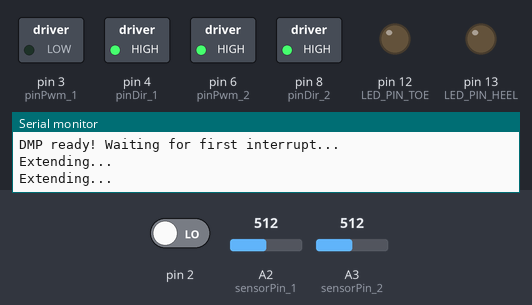
This sketch was run on a simulated Arduino Uno, built with avr-gcc and run on an emulated ATmega328P. On the bench: switched loads named in the sketch (green lamp = pin HIGH), output pins drawn as LEDs (lit = HIGH), the last lines printed to the serial monitor. Inputs (shaded band) come from the test bench; at power-on: A2 (sensorPin_1) = 512, A3 (sensorPin_2) = 512, pin 2 LOW. The sensor or clock chip raises its interrupt line as the real part does.

Above: at 1.7 s.
1.8 s: A2 (sensorPin_1) set to 87
At 3.3 s:
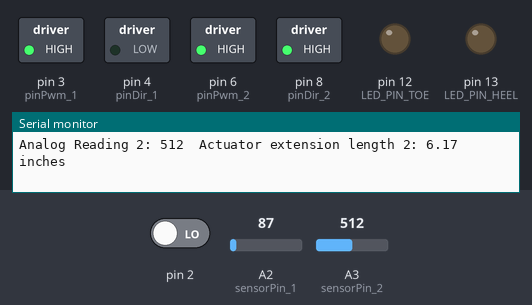
4.7 s: A2 (sensorPin_1) set to 75
At 6.5 s:
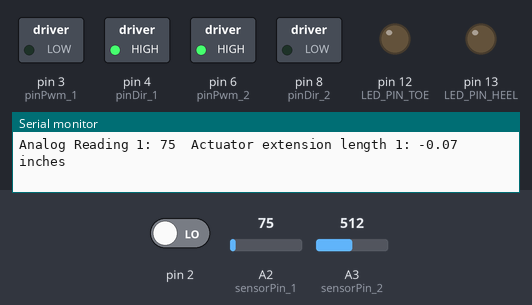
7.2 s: A3 (sensorPin_2) set to 86
10.2 s: A3 (sensorPin_2) set to 74
At 11.7 s:
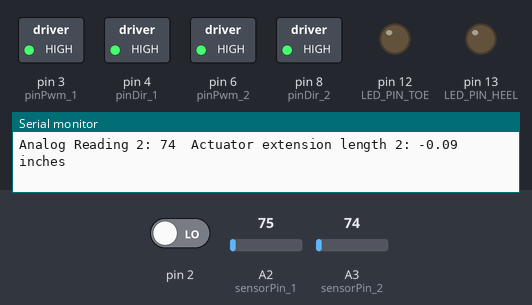
12.7 s: A2 (sensorPin_1) set to 108
14.2 s: A2 (sensorPin_1) set to 123
At 15.6 s:
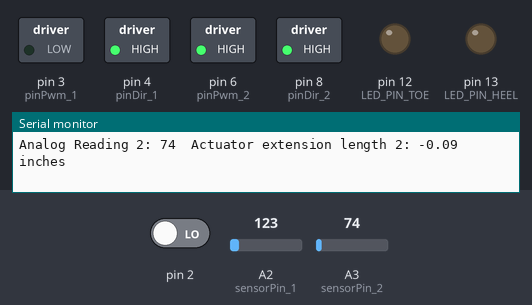
Timing chart, 0 to 17.2 s (numbered marks = the images above; inputs shaded):
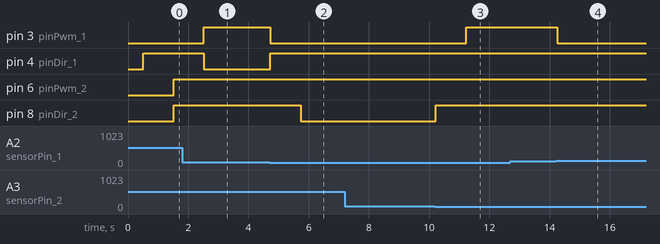

Measured:
- the behaviour switches between 81 and 80 on A2 (sensorPin_1) (found by bisection; images 1 and 2)
- the behaviour switches between 81 and 80 on A3 (sensorPin_2) (found by bisection; images 2 and 3)
- the behaviour switches between 114 and 115 on A2 (sensorPin_1) (found by bisection; images 3 and 4)
- after the input at 4.7 s, pin 3 (pinPwm_1): HIGH → LOW at once; pin 4 (pinDir_1): LOW → HIGH at once; pin 8 (pinDir_2): HIGH → LOW after 1.0 s
- after the input at 10.2 s, pin 3 (pinPwm_1): LOW → HIGH after 1.0 s; pin 8 (pinDir_2): LOW → HIGH at once
- after the input at 14.2 s, pin 3 (pinPwm_1): HIGH → LOW after 0.05 s

The sketch:

actuator_test2.ino
```cpp
// I2Cdev and MPU6050 must be installed as libraries, or else the .cpp/.h files
// for both classes must be in the include path of your project
#include "I2Cdev.h"

#include "MPU6050_6Axis_MotionApps20.h"
//#include "MPU6050.h" // not necessary if using MotionApps include file

// Arduino Wire library is required if I2Cdev I2CDEV_ARDUINO_WIRE implementation
// is used in I2Cdev.h
#if I2CDEV_IMPLEMENTATION == I2CDEV_ARDUINO_WIRE
    #include "Wire.h"
#endif

// class default I2C address is 0x68
// specific I2C addresses may be passed as a parameter here
// AD0 low = 0x68 (default for SparkFun breakout and InvenSense evaluation board)
// AD0 high = 0x69
MPU6050 mpu;
//MPU6050 mpu(0x69); // <-- use for AD0 high

/* =========================================================================
   NOTE: In addition to connection 3.3v, GND, SDA, and SCL, this sketch
   depends on the MPU-6050's INT pin being connected to the Arduino's
   external interrupt #0 pin. On the Arduino Uno and Mega 2560, this is
   digital I/O pin 2.
 * ========================================================================= */

/* =========================================================================
   NOTE: Arduino v1.0.1 with the Leonardo board generates a compile error
   when using Serial.write(buf, len). The Teapot output uses this method.
   The solution requires a modification to the Arduino USBAPI.h file, which
   is fortunately simple, but annoying. This will be fixed in the next IDE
   release. For more info, see these links:

   http://arduino.cc/forum/index.php/topic,109987.0.html
   http://code.google.com/p/arduino/issues/detail?id=958
 * ========================================================================= */


// uncomment "OUTPUT_READABLE_YAWPITCHROLL" if you want to see the yaw/
// pitch/roll angles (in degrees) calculated from the quaternions coming
// from the FIFO. Note this also requires gravity vector calculations.
// Also note that yaw/pitch/roll angles suffer from gimbal lock (for
// more info, see: http://en.wikipedia.org/wiki/Gimbal_lock)
#define OUTPUT_READABLE_YAWPITCHROLL

// MPU control/status vars
bool dmpReady = false;  // set true if DMP init was successful
uint8_t mpuIntStatus;   // holds actual interrupt status byte from MPU
uint8_t devStatus;      // return status after each device operation (0 = success, !0 = error)
uint16_t packetSize;    // expected DMP packet size (default is 42 bytes)
uint16_t fifoCount;     // count of all bytes currently in FIFO
uint8_t fifoBuffer[64]; // FIFO storage buffer

// orientation/motion vars
Quaternion q;           // [w, x, y, z]         quaternion container
VectorInt16 aa;         // [x, y, z]            accel sensor measurements
VectorInt16 aaReal;     // [x, y, z]            gravity-free accel sensor measurements
VectorInt16 aaWorld;    // [x, y, z]            world-frame accel sensor measurements
VectorFloat gravity;    // [x, y, z]            gravity vector
float euler[3];         // [psi, theta, phi]    Euler angle container
float ypr[3];           // [yaw, pitch, roll]   yaw/pitch/roll container and gravity vector

// Store previous IMU value
float ypr_prev[3];

// packet structure for InvenSense teapot demo
uint8_t teapotPacket[14] = { '$', 0x02, 0,0, 0,0, 0,0, 0,0, 0x00, 0x00, '\r', '\n' };

// Force sensor define
#define FORCE_SENSOR_PIN_HEEL A0 // the FSR and 10K pulldown are connected to A0
#define FORCE_SENSOR_PIN_TOE A1 // the FSR and 10K pulldown are connected to A1

// Define LED
#define LED_PIN_HEEL 13
#define LED_PIN_TOE 12
bool blinkState_heel = false;
bool blinkState_toe = false;

// Define slope variables
unsigned long t;
unsigned long t_cur;
unsigned long t_prev;

float slope;

bool rising_edge = true;
bool zero_crossing = true;

// Motor shield #1
// PWM is connected to pin 3.
const int pinPwm_1 = 3;

// DIR is connected to pin 2.
const int pinDir_1 = 4;

// Pot sensor pin connected to A3
int sensorPin_1 = A2;

// PWM is connected to pin 3.
const int pinPwm_2 = 6;

// DIR is connected to pin 2.
const int pinDir_2 = 8;

// Pot sensor pin connected to A3
int sensorPin_2 = A3;

/*******************************************************************************
 * PRIVATE GLOBAL VARIABLES                                                     *
 *******************************************************************************/

// Speed of the motor.
int Speed = 255;

int sensorVal_1;
int sensorVal_2;

int req_analogVal;

float strokeLength = 2.0;
float extensionLength_1;
float extensionLength_2;

int maxAnalogReading;
int minAnalogReading;

float pot_diff = 0;
float speed_increment = 2;

// ================================================================
// ===               INTERRUPT DETECTION ROUTINE                ===
// ================================================================

volatile bool mpuInterrupt = false;     // indicates whether MPU interrupt pin has gone high
void dmpDataReady() {
    mpuInterrupt = true;
}

// ================================================================
// ===                      INITIAL SETUP                       ===
// ================================================================

void setup() {
    // join I2C bus (I2Cdev library doesn't do this automatically)
    #if I2CDEV_IMPLEMENTATION == I2CDEV_ARDUINO_WIRE
        Wire.begin();
        TWBR = 24; // 400kHz I2C clock (200kHz if CPU is 8MHz)
    #elif I2CDEV_IMPLEMENTATION == I2CDEV_BUILTIN_FASTWIRE
        Fastwire::setup(400, true);
    #endif

    // initialize serial communication
    // (115200 chosen because it is required for Teapot Demo output, but it's
    // really up to you depending on your project)
    Serial.begin(115200);
    while (!Serial); // wait for Leonardo enumeration, others continue immediately

    // NOTE: 8MHz or slower host processors, like the Teensy @ 3.3v or Ardunio
    // Pro Mini running at 3.3v, cannot handle this baud rate reliably due to
    // the baud timing being too misaligned with processor ticks. You must use
    // 38400 or slower in these cases, or use some kind of external separate
    // crystal solution for the UART timer.

    // initialize device
    Serial.println(F("Initializing I2C devices..."));
    mpu.initialize();

    // verify connection
    Serial.println(F("Testing device connections..."));
    Serial.println(mpu.testConnection() ? F("MPU6050 connection successful") : F("MPU6050 connection failed"));

    // wait for ready
    //Serial.println(F("\nSend any character to begin DMP programming and demo: "));
    //while (Serial.available() && Serial.read()); // empty buffer
    //while (!Serial.available());                 // wait for data
    //while (Serial.available() && Serial.read()); // empty buffer again

    // load and configure the DMP
    Serial.println(F("Initializing DMP..."));
    devStatus = mpu.dmpInitialize();

    // supply your own gyro offsets here, scaled for min sensitivity
    mpu.setXGyroOffset(220);
    mpu.setYGyroOffset(76);
    mpu.setZGyroOffset(-85);
    mpu.setZAccelOffset(1788); // 1688 factory default for my test chip

    // make sure it worked (returns 0 if so)
    if (devStatus == 0) {
        // turn on the DMP, now that it's ready
        Serial.println(F("Enabling DMP..."));
        mpu.setDMPEnabled(true);

        // enable Arduino interrupt detection
        Serial.println(F("Enabling interrupt detection (Arduino external interrupt 0)..."));
        attachInterrupt(0, dmpDataReady, RISING);
        mpuIntStatus = mpu.getIntStatus();

        // set our DMP Ready flag so the main loop() function knows it's okay to use it
        Serial.println(F("DMP ready! Waiting for first interrupt..."));
        dmpReady = true;

        // get expected DMP packet size for later comparison
        packetSize = mpu.dmpGetFIFOPacketSize();
    } else {
        // ERROR!
        // 1 = initial memory load failed
        // 2 = DMP configuration updates failed
        // (if it's going to break, usually the code will be 1)
        Serial.print(F("DMP Initialization failed (code "));
        Serial.print(devStatus);
        Serial.println(F(")"));
    }

    // configure LED for output
    pinMode(LED_PIN_HEEL, OUTPUT);
    pinMode(LED_PIN_TOE, OUTPUT);

    ypr_prev[1] = ypr[1];

    // Initialize the PWM and DIR pins as digital outputs.
    pinMode(pinPwm_1, OUTPUT);
    pinMode(pinDir_1, OUTPUT);
    pinMode(sensorPin_1, INPUT);

    pinMode(pinPwm_2, OUTPUT);
    pinMode(pinDir_2, OUTPUT);
    pinMode(sensorPin_2, INPUT);

    maxAnalogReading = 220;
    minAnalogReading = 80;
}


// ================================================================
// ===                    MAIN PROGRAM LOOP                     ===
// ================================================================

// The loop routine runs over and over again forever.
void loop() {
  Serial.println("Extending...");
  sensorVal_1 = analogRead(sensorPin_1);
  while(sensorVal_1 < maxAnalogReading){
    driveActuator_1(1, Speed);
    displayOutput();
    delay(20);
  }
  driveActuator_1(0, Speed);
  delay(1000);

  Serial.println("Extending...");
  sensorVal_2 = analogRead(sensorPin_2);
  while(sensorVal_2 < maxAnalogReading){
    driveActuator_2(1, Speed);
    displayOutput();
    delay(20);
  }
  driveActuator_2(0, Speed);
  delay(1000);

  Serial.println("Retracting...");
  sensorVal_1 = analogRead(sensorPin_1);
  while(sensorVal_1 > minAnalogReading){
    driveActuator_1(-1, Speed);
    displayOutput();
    delay(20);
  }
  driveActuator_1(0, Speed);
  delay(1000);

  Serial.println("Retracting...");
  sensorVal_2 = analogRead(sensorPin_2);
  while(sensorVal_2 > minAnalogReading){
    driveActuator_2(-1, Speed);
    displayOutput();
    delay(20);
  }
  driveActuator_2(0, Speed);
  delay(1000);

  Serial.println("Extending to 0.5 inches");
  req_analogVal = mapLength2Analog(0.5, float(minAnalogReading), float(maxAnalogReading), 0.0, strokeLength);
  sensorVal_1 = analogRead(sensorPin_1);
  while(sensorVal_1 < req_analogVal){
    driveActuator_1(1, Speed);
    displayOutput();
    delay(20);
  }
  driveActuator_1(0, Speed);
  delay(1000);

  Serial.println("Extending to 0.5 inches");
  //req_analogVal = mapLength2Analog(0.5, float(minAnalogReading), float(maxAnalogReading), 0.0, strokeLength);
  sensorVal_2 = analogRead(sensorPin_2);
  while(sensorVal_2 < req_analogVal){
    driveActuator_2(1, Speed);
    displayOutput();
    delay(20);
  }
  driveActuator_2(0, Speed);
  delay(1000);

  Serial.println("Retracting...");
  sensorVal_1 = analogRead(sensorPin_1);
  while(sensorVal_1 > minAnalogReading){
    driveActuator_1(-1, Speed);
    displayOutput();
    delay(20);
  }
  driveActuator_1(0, Speed);
  delay(1000);

  Serial.println("Retracting...");
  sensorVal_2 = analogRead(sensorPin_2);
  while(sensorVal_2 > minAnalogReading){
    driveActuator_2(-1, Speed);
    displayOutput();
    delay(20);
  }
  driveActuator_2(0, Speed);
  delay(1000);
}

float mapfloat(float x, float inputMin, float inputMax, float outputMin, float outputMax){
  return (x-inputMin)*(outputMax - outputMin)/(inputMax - inputMin)+outputMin;
}

float mapLength2Analog (float y, float inputMin, float inputMax, float outputMin, float outputMax) {
  return (y-outputMin)/((outputMax - outputMin)/(inputMax - inputMin)) + inputMin;
}

void displayOutput(){
  sensorVal_1 = analogRead(sensorPin_1);
  extensionLength_1 = mapfloat(sensorVal_1, float(minAnalogReading), float(maxAnalogReading), 0.0, strokeLength);
  Serial.print("Analog Reading 1: ");
  Serial.print(sensorVal_1);
  Serial.print("\tActuator extension length 1: ");
  Serial.print(extensionLength_1);
  Serial.println(" inches");

  sensorVal_2 = analogRead(sensorPin_2);
  extensionLength_2 = mapfloat(sensorVal_2, float(minAnalogReading), float(maxAnalogReading), 0.0, strokeLength);
  Serial.print("Analog Reading 2: ");
  Serial.print(sensorVal_2);
  Serial.print("\tActuator extension length 2: ");
  Serial.print(extensionLength_2);
  Serial.println(" inches");
}

// Wrapper function to drive actuation
void driveActuator_1(int Direction, int Speed){
  switch(Direction){
    case 1:       //extension
      analogWrite(pinPwm_1, Speed);
      digitalWrite(pinDir_1, HIGH);
      break;

    case 0:       //stopping
      analogWrite(pinPwm_1, 0);
      digitalWrite(pinDir_1, HIGH);
      break;

    case -1:      //retraction
      analogWrite(pinPwm_1, Speed);
      digitalWrite(pinDir_1, LOW);
      break;
  }
}

// Wrapper function to drive actuation
void driveActuator_2(int Direction, int Speed){
  switch(Direction){
    case 1:       //extension
      analogWrite(pinPwm_2, Speed);
      digitalWrite(pinDir_2, HIGH);
      break;

    case 0:       //stopping
      analogWrite(pinPwm_2, Speed);
      digitalWrite(pinDir_2, HIGH);
      break;

    case -1:      //retraction
      analogWrite(pinPwm_2, Speed);
      digitalWrite(pinDir_2, LOW);
      break;
  }
}
```
